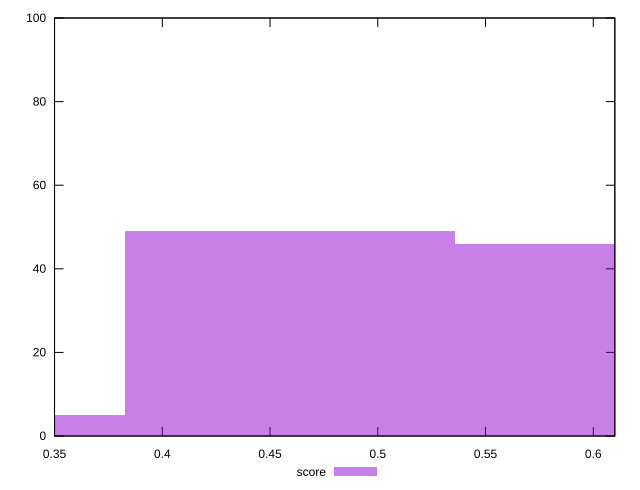

The gnuplot source for this figure:
reset

$score <<EOF
0.45926527431029085 49
0.6123536990803878 46
0.3061768495401939 5
EOF

set key outside below
set boxwidth 0.15308842477009696
set xrange [0.35:0.61]
set yrange [0:100]
set trange [0:100]
set style fill transparent solid 0.5 noborder
set terminal svg size 640, 490 enhanced background rgb 'white'
set output "report_00015_2021-02-09T16-11-33.973Z/interactive/samples/pages+cached+noadtech+nomedia/score/histogram.svg"

plot $score title "score" with boxes

reset
